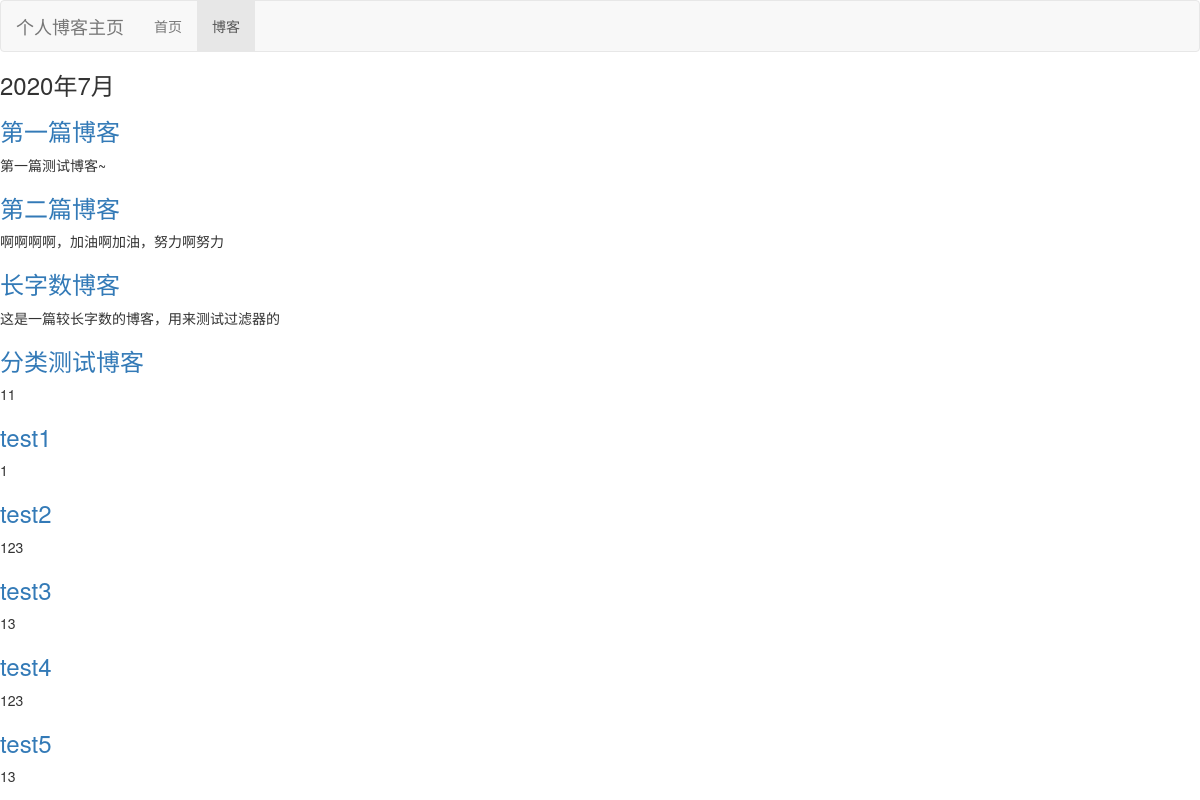
The app's page /blog/type/2020/7 with its own data.
### blog/models.py (models this page shows, shortened)
class Blog(models.Model):
    title = models.CharField(max_length=20)
    content = models.TextField()
    blog_type = models.ForeignKey(BlogType,on_delete=models.DO_NOTHING)
    author = models.ForeignKey(User,on_delete=models.DO_NOTHING)
    created_time = models.DateTimeField(auto_now_add=True)
    last_updated_time = models.DateTimeField(auto_now=True)

### blog/views.py (the view)
# urls.py: path('type/<int:year>/<int:month>',views.get_blog_date,name='blog_with_date')
def get_blog_date(request,year,month):
    context = {}
    context['blogs'] = Blog.objects.filter(created_time__year=year,created_time__month=month)
    context['blogs_with_date'] = '%s年%s月'%(year,month)
    context['blog_dates'] = Blog.objects.dates('created_time','month',order='DESC')
    return render(request, 'blog/blog_with_date.html', context)

### templates/blog/blog_with_date.html (shortened to what this page needs)
{% extends 'base.html' %}
{% block nav_blog_active %}
    active
{% endblock %}
{% block content %}
<h3>{{ blogs_with_date }}</h3>
{% for blog in blogs %}
    <a href="{%  url 'blog_detail' blog.pk %}">
    <h3>{{ blog.title }}</h3>
    </a>
    <p>{{ blog.content |truncatechars:20 }}</p>
{% endfor %}
{% endblock %}

### templates/base.html (shortened to what this page needs)
{% load static %}
<!DOCTYPE html>
<html lang="zh-CN">
<head>
    <link rel="stylesheet" href="/static/css/base.css">
    <link rel="stylesheet" href="/static/bootstrap-3.3.7/css/bootstrap.min.css">
</head>
<body>
    <div class="navbar navbar-default" role="navigation">
        <div class="container-fluid">
            <div class="navbar-header">
                <a class="navbar-brand"href="{% url "homepage" %}">个人博客主页</a>
            </div>
            <div class="collapse navbar-collapse" id="bs-example-navbar-collapse-1">
        <ul class="nav navbar-nav">
            <li class="{% block nav_home_active%} {% endblock %}">
                <a href="/">首页 </a>
            </li>
            <li class="{% block nav_blog_active%} {% endblock %}">
                <a href="{% url 'blog_list' %}">博客</a>
            </li>
        </ul>
            </div>
        </div>
    </div>
    {% block content %}{% endblock %}
</body>
</html>

### static/css/base.css (style rules this page uses)
* { margin: 0; padding: 0; }

### records on screen
Blog: title "第一篇博客", content "第一篇测试博客~"
Blog: title "第二篇博客", content "啊啊啊啊，加油啊加油，努力啊努力"
Blog: title "长字数博客", content "这是一篇较长字数的博客，用来测试过滤器的"
Blog: title "分类测试博客", content "11"
Blog: title "test1", content "1"
Blog: title "test2", content "123"
Blog: title "test3", content "13"
Blog: title "test4", content "123"
Blog: title "test5", content "13"

### other values on screen
{{ blogs_with_date }} "2020年7月"
